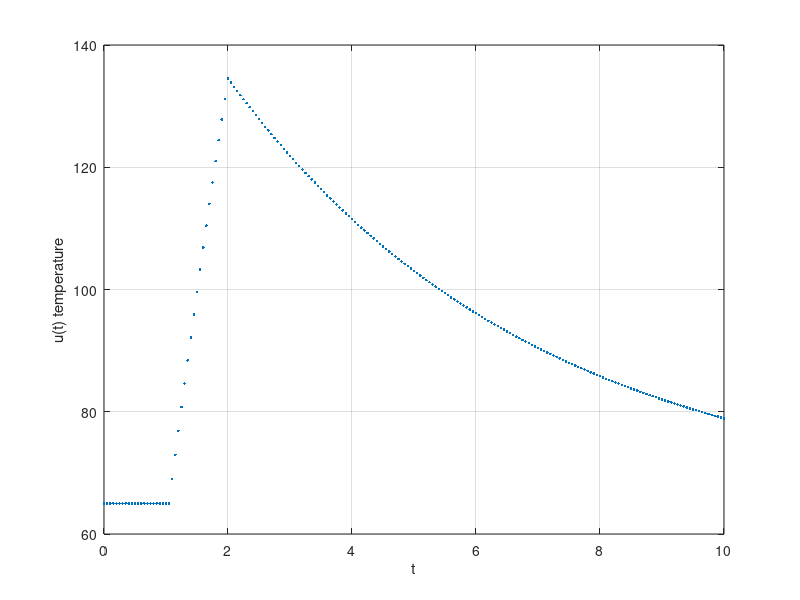

Recreate this plot in MATLAB.
% LUMP  Simulate the temperature in a single lumped object.
% The model is Newton's law of cooling, an ordinary differential
% equation (ODE) initial value problem:
%   du/dt = k (Ta - u) + g(t),  u(0) = u0
% Here the heating source term g(t) is "on" over 1 < t < 2. (See
% values below.)  The numerical solution is extremely basic: the
% forward Euler method.  This code is NOT a good use of  Matlab.
% This simple ODE can be solved by hand, or very accurately by
% Matlab's built-in ODE45 solver.

u0 = 65.0;  % initial temperature
Ta = 65.0;  % ambient temperature
k = 0.2;    % conduction coefficient
g = @(t) (t > 1.0 && t < 2.0) * 80.0;  % source term
f = @(t, u) k * (Ta - u) + g(t);  % defines ODE

tf = 10.0;   % final time; total duration
NN = 200;   % number of steps

% Euler's method:
dt = tf / NN;  % time step
t = 0.0:dt:tf;
u = zeros(1, NN+1);
u(1) = u0;
for n = 1:NN
    u(n+1) = u(n) + dt * f(t(n), u(n));
end

% plot solution
plot(t, u, '.')
xlabel t,  ylabel('u(t) temperature'),  grid on
